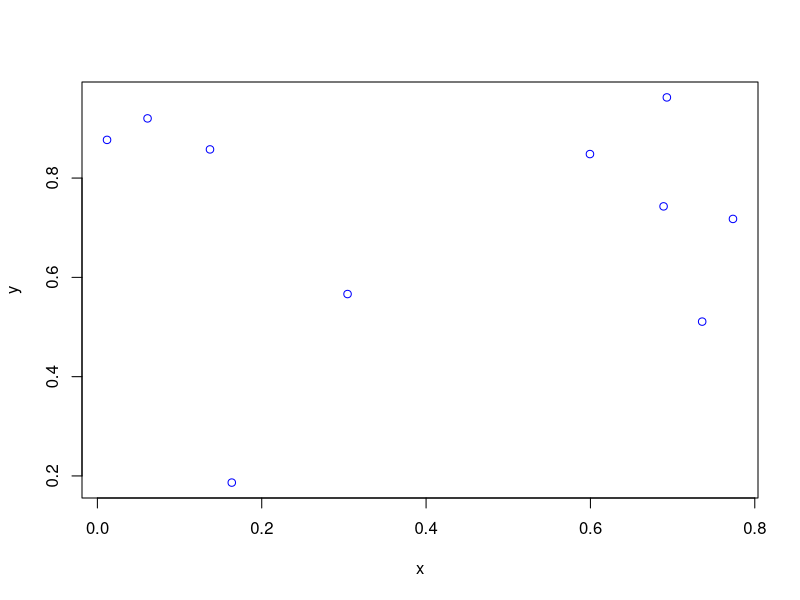
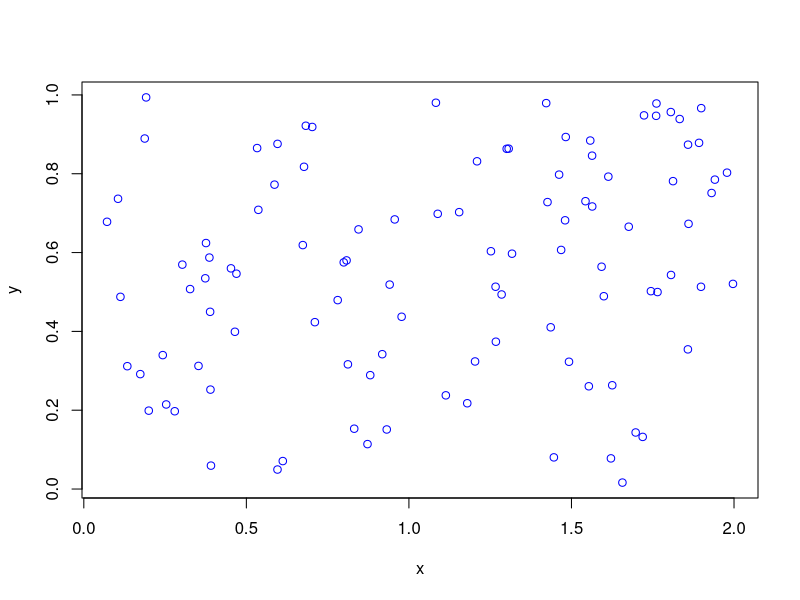
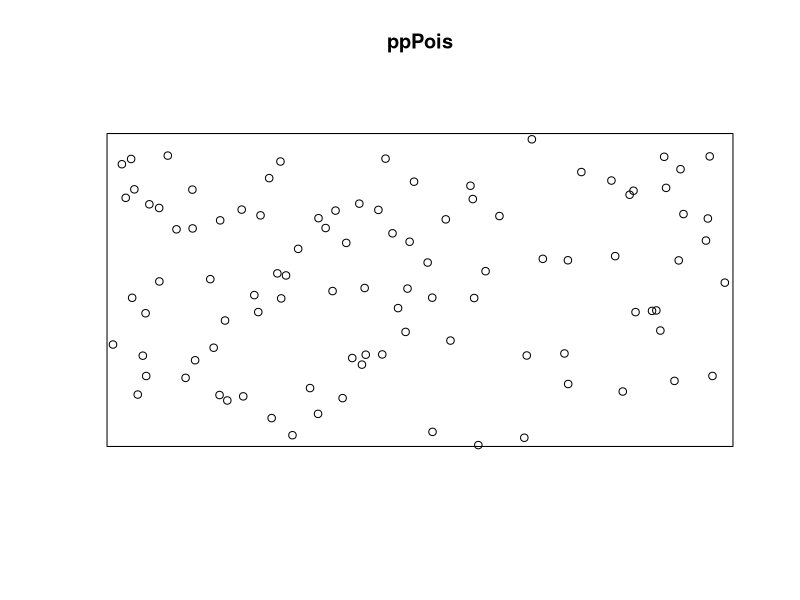
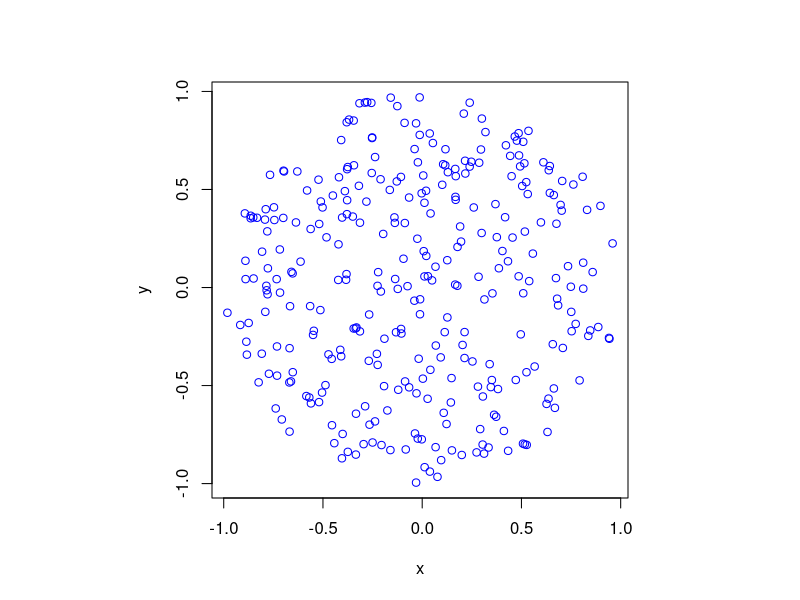
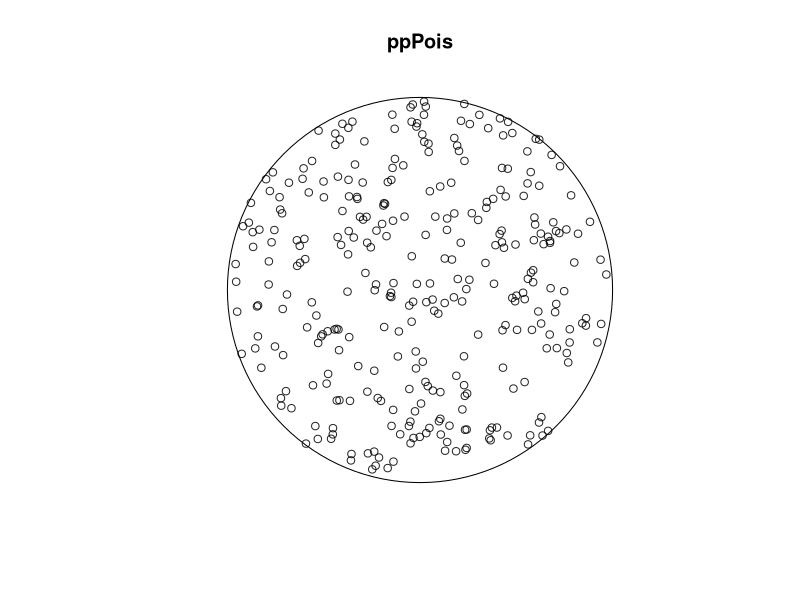
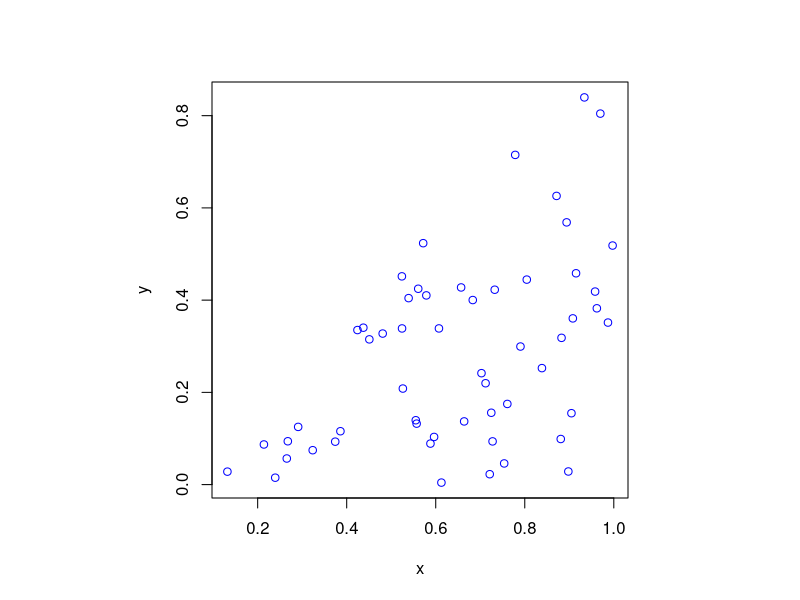
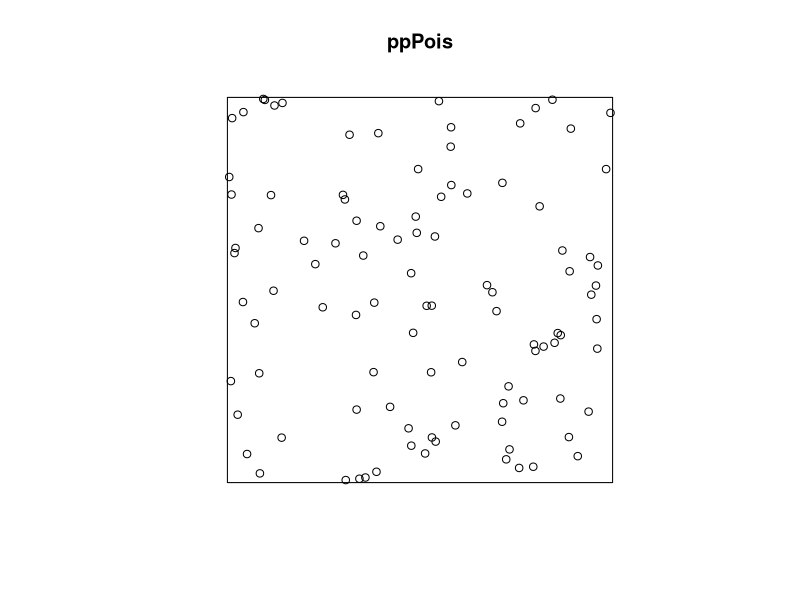

The R source for these figures, in order:
## ---- chunk 1
knitr::opts_chunk$set(echo = TRUE)
library("spatstat")
## ---- chunk 2
n=10; #number of points

#Simulate Binomial point process
x=runif(n);#x coordinates 
y=runif(n);#y coordinates 
 
#Plot
plot(x,y,type = 'p',xlab='x',ylab='y',col='blue')


## ---- chunk 3
#Simulation area parameters
xMin <- 0;xMax <- 2
yMin <- 0;yMax <- 1
xDelta <- xMax-xMin; yDelta <- yMax-yMin #rectangle dimensions
areaTotal <- xDelta*yDelta
 
#Point process parameters
lambda <- 50 #intensity (mean density) of the Poisson process
 
#Simulate Poisson point process
numbPoints <- rpois(1,areaTotal*lambda)#Poisson number of points

x <- xDelta*runif(numbPoints)+xMin#x coordinates 
y <- yDelta*runif(numbPoints)+yMin#y coordinates 
 
#Plot
plot(x,y,type ='p',xlab='x',ylab='y',col='blue')
## ---- chunk 4
lambda <- 50
x <- xDelta*runif(numbPoints)+xMin#x coordinates 
y <- xDelta*runif(numbPoints)+yMin#y coordinates 
 
#create Poisson "point pattern" object
ppPois=rpoispp(lambda,win = owin(c(0,2), c(0,1)))
plot(ppPois) #Plot point pattern object
## ---- chunk 5
#Simulation disk parameters
r=1 #radius of disk
xx0=0;yy0=0 #centre of disk
 
areaTotal=pi*r^2 #area of disk
 
#Point process parameters
lambda=100#intensity (mean density) of the Poisson process
 
#Simulate Poisson point process
numbPoints=rpois(1,areaTotal*lambda)#Poisson number of points
theta=2*pi*runif(numbPoints)#angular  coordinates 
rho=r*sqrt(runif(numbPoints))#radial coordinates 
 
#Convert from polar to Cartesian coordinates
xx=rho*cos(theta)
yy=rho*sin(theta)
 
#Shift centre of disk to (xx0,yy0)
xx=xx+xx0
yy=yy+yy0

#Plotting
par(pty="s") # Rescale the disk 
plot(xx,yy, type = 'p',xlab='x',ylab='y',col='blue')
## ---- chunk 6

r=1 #radius of disk
xx0=0;yy0=0 #centre of disk
#create Poisson "point pattern" object
ppPois=rpoispp(lambda,win=disc(radius=r,centre=c(xx0,yy0))) 
plot(ppPois) #Plot point pattern object

## ---- chunk 7
#Simulation window parameters -- points A,B,C of a triangle
xA=0;xB=1;xC=1 #x values of three points
yA=0;yB=0;yC=1 #y values of three points
 
#Point process parameters
lambda=100 #intensity (mean density) of the Poisson process
 
#calculate sides of trinagle
a=sqrt((xA-xB)^2+(yA-yB)^2)
b=sqrt((xB-xC)^2+(yB-yC)^2)
c=sqrt((xC-xA)^2+(yC-yA)^2)
s=(a+b+c)/2
 
#Use Herron's forumula to calculate area
areaTotal=sqrt(s*(s-a)*(s-b)*(s-c)) #area of triangle
 
#Simulate a Poisson point process
numbPoints=rpois(1,areaTotal*lambda)#Poisson number of points
U=runif(numbPoints)#uniform random variables
V=runif(numbPoints)#uniform random variables
 
xx=sqrt(U)*xA+sqrt(U)*(1-V)*xB+sqrt(U)*V*xC#x coordinates of points
yy=sqrt(U)*yA+sqrt(U)*(1-V)*yB+sqrt(U)*V*yC#y coordinates of points
 
#Plotting
plot(xx,yy,'p',xlab='x',ylab='y',col='blue')
## ---- chunk 8
#Point process parameters
lambda=100
#create Poisson "point pattern" object
ppPois=rpoispp(lambda, poly = list(x=c(0,1,1),y=c(0,0,1)))
plot(ppPois) #Plot point pattern object
